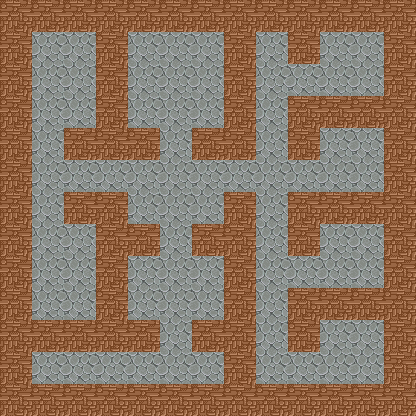

The image is a tile-based game level rendered from a .tmx file. Its description and complete source (layers, tilesets, objects, tile grids) follow:
An orthogonal 13x13 tile map with 32x32 px tiles, 2 tile layers (background, wall) and 33 objects.

<map version="1.0" tiledversion="2018.04.18" orientation="orthogonal" renderorder="right-up" width="13" height="13" tilewidth="32" tileheight="32" infinite="0" nextobjectid="77">
 <tileset firstgid="1" source="terrain.tsx" />
 <layer name="background" width="13" height="13">
  <data encoding="csv">
1,1,1,1,1,1,1,1,1,1,1,1,1,
1,1,1,1,1,1,1,1,1,1,1,1,1,
1,1,1,1,1,1,1,1,1,1,1,1,1,
1,1,1,1,1,1,1,1,1,1,1,1,1,
1,1,1,1,1,1,1,1,1,1,1,1,1,
1,1,1,1,1,1,1,1,1,1,1,1,1,
1,1,1,1,1,1,1,1,1,1,1,1,1,
1,1,1,1,1,1,1,1,1,1,1,1,1,
1,1,1,1,1,1,1,1,1,1,1,1,1,
1,1,1,1,1,1,1,1,1,1,1,1,1,
1,1,1,1,1,1,1,1,1,1,1,1,1,
1,1,1,1,1,1,1,1,1,1,1,1,1,
1,1,1,1,1,1,1,1,1,1,1,1,1
</data>
 </layer>
 <layer name="wall" width="13" height="13">
  <data encoding="csv">
2,2,2,2,2,2,2,2,2,2,2,2,2,
2,0,0,2,0,0,0,2,0,2,0,0,2,
2,0,0,2,0,0,0,2,0,0,0,0,2,
2,0,0,2,0,0,0,2,0,2,2,2,2,
2,0,2,2,2,0,2,2,0,2,0,0,2,
2,0,0,0,0,0,0,0,0,0,0,0,2,
2,0,2,2,0,0,0,2,0,2,2,2,2,
2,0,0,2,2,0,2,2,0,2,0,0,2,
2,0,0,2,0,0,0,2,0,0,0,0,2,
2,0,0,2,0,0,0,2,0,2,2,2,2,
2,2,2,2,2,0,2,2,0,2,0,0,2,
2,0,0,0,0,0,0,2,0,0,0,0,2,
2,2,2,2,2,2,2,2,2,2,2,2,2
</data>
 </layer>
 <objectgroup name="enemy">
  <object id="4" x="32" y="96" width="32" height="32">
   <properties>
    <property name="enemy_id" type="int" value="13" />
   </properties>
  </object>
  <object id="15" x="320" y="64" width="32" height="32">
   <properties>
    <property name="enemy_id" type="int" value="5" />
   </properties>
  </object>
  <object id="59" x="32" y="224" width="32" height="32">
   <properties>
    <property name="enemy_id" type="int" value="1" />
   </properties>
  </object>
  <object id="60" x="320" y="256" width="32" height="32">
   <properties>
    <property name="enemy_id" type="int" value="13" />
   </properties>
  </object>
  <object id="61" x="96" y="160" width="32" height="32">
   <properties>
    <property name="enemy_id" type="int" value="5" />
   </properties>
  </object>
  <object id="62" x="224" y="160" width="32" height="32">
   <properties>
    <property name="enemy_id" type="int" value="9" />
   </properties>
  </object>
  <object id="63" x="256" y="320" width="32" height="32">
   <properties>
    <property name="enemy_id" type="int" value="10" />
   </properties>
  </object>
 </objectgroup>
 <objectgroup name="Articles">
  <object id="25" x="128" y="32" width="32" height="32">
   <properties>
    <property name="articles_id" type="int" value="17" />
   </properties>
  </object>
  <object id="26" x="192" y="32" width="32" height="32">
   <properties>
    <property name="articles_id" type="int" value="17" />
   </properties>
  </object>
  <object id="28" x="64" y="256" width="32" height="32">
   <properties>
    <property name="articles_id" type="int" value="17" />
   </properties>
  </object>
  <object id="34" x="160" y="32" width="32" height="32">
   <properties>
    <property name="articles_id" type="int" value="6" />
   </properties>
  </object>
  <object id="35" x="32" y="288" width="32" height="32">
   <properties>
    <property name="articles_id" type="int" value="5" />
   </properties>
  </object>
  <object id="64" x="128" y="64" width="32" height="32">
   <properties>
    <property name="articles_id" type="int" value="6" />
   </properties>
  </object>
  <object id="65" x="160" y="64" width="32" height="32">
   <properties>
    <property name="articles_id" type="int" value="17" />
   </properties>
  </object>
  <object id="66" x="192" y="64" width="32" height="32">
   <properties>
    <property name="articles_id" type="int" value="6" />
   </properties>
  </object>
  <object id="67" x="128" y="96" width="32" height="32">
   <properties>
    <property name="articles_id" type="int" value="17" />
   </properties>
  </object>
  <object id="68" x="160" y="96" width="32" height="32">
   <properties>
    <property name="articles_id" type="int" value="6" />
   </properties>
  </object>
  <object id="69" x="192" y="96" width="32" height="32">
   <properties>
    <property name="articles_id" type="int" value="17" />
   </properties>
  </object>
  <object id="70" x="64" y="32" width="32" height="32">
   <properties>
    <property name="articles_id" type="int" value="2" />
   </properties>
  </object>
  <object id="71" x="32" y="32" width="32" height="32">
   <properties>
    <property name="articles_id" type="int" value="17" />
   </properties>
  </object>
  <object id="72" x="64" y="64" width="32" height="32">
   <properties>
    <property name="articles_id" type="int" value="5" />
   </properties>
  </object>
  <object id="73" x="352" y="32" width="32" height="32">
   <properties>
    <property name="articles_id" type="int" value="5" />
   </properties>
  </object>
  <object id="74" x="352" y="224" width="32" height="32">
   <properties>
    <property name="articles_id" type="int" value="5" />
   </properties>
  </object>
  <object id="75" x="352" y="256" width="32" height="32">
   <properties>
    <property name="articles_id" type="int" value="17" />
   </properties>
  </object>
  <object id="76" x="64" y="288" width="32" height="32">
   <properties>
    <property name="articles_id" type="int" value="1" />
   </properties>
  </object>
 </objectgroup>
 <objectgroup name="Teleport">
  <object id="38" x="352" y="352" width="32" height="32">
   <properties>
    <property name="direction" type="int" value="2" />
    <property name="targetNum" type="int" value="4" />
    <property name="teleport_id" type="int" value="2" />
   </properties>
  </object>
  <object id="40" x="32" y="352" width="32" height="32">
   <properties>
    <property name="direction" type="int" value="3" />
    <property name="targetNum" type="int" value="2" />
    <property name="teleport_id" type="int" value="1" />
   </properties>
  </object>
 </objectgroup>
 <objectgroup name="Npc">
  <object id="52" x="352" y="128" width="32" height="32">
   <properties>
    <property name="npc_id" type="int" value="1" />
   </properties>
  </object>
 </objectgroup>
 <objectgroup name="door">
  <object id="41" x="32" y="128" width="32" height="32">
   <properties>
    <property name="door_id" type="int" value="1" />
   </properties>
  </object>
  <object id="46" x="32" y="192" width="32" height="32">
   <properties>
    <property name="door_id" type="int" value="1" />
   </properties>
  </object>
  <object id="49" x="288" y="352" width="32" height="32">
   <properties>
    <property name="door_id" type="int" value="1" />
   </properties>
  </object>
  <object id="50" x="288" y="256" width="32" height="32">
   <properties>
    <property name="door_id" type="int" value="1" />
   </properties>
  </object>
  <object id="51" x="288" y="64" width="32" height="32">
   <properties>
    <property name="door_id" type="int" value="1" />
   </properties>
  </object>
 </objectgroup>
</map>
